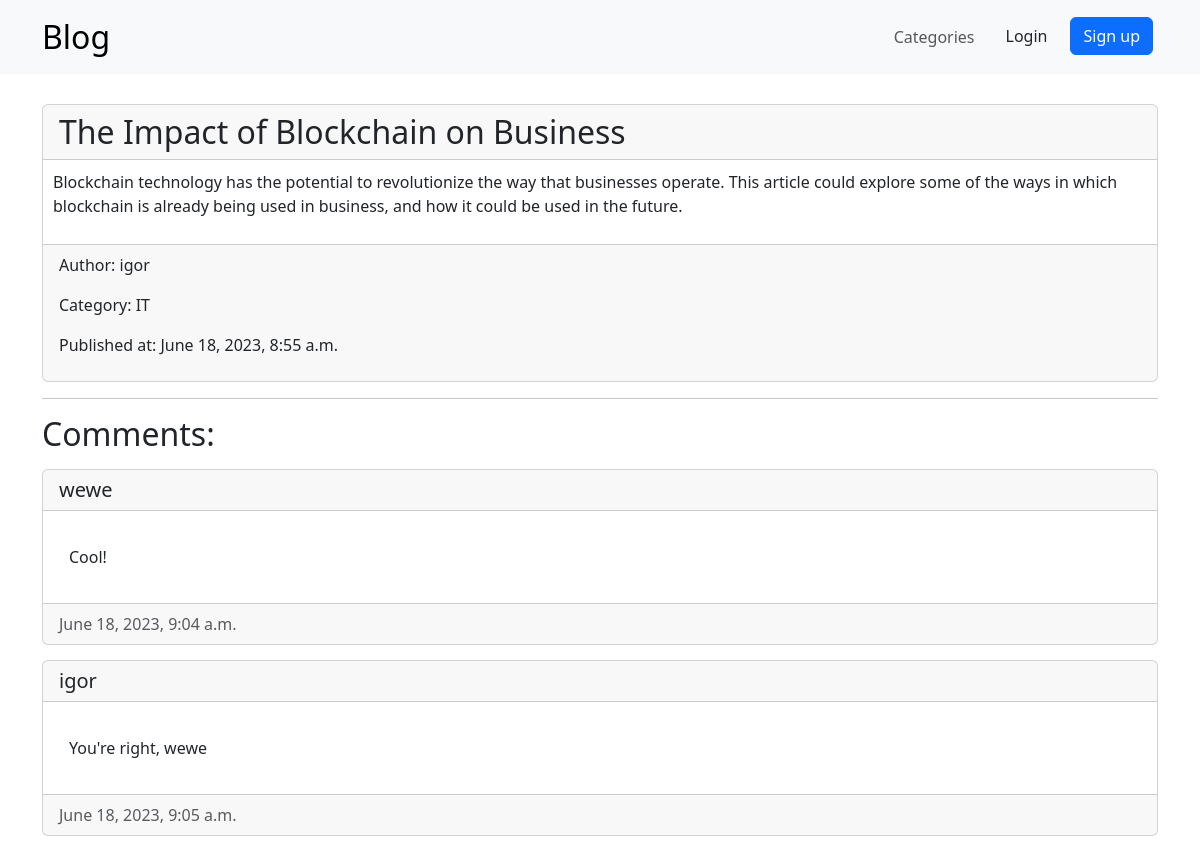
Page /posts/the-impact-of-blockchain-on-business on the earlier database version.
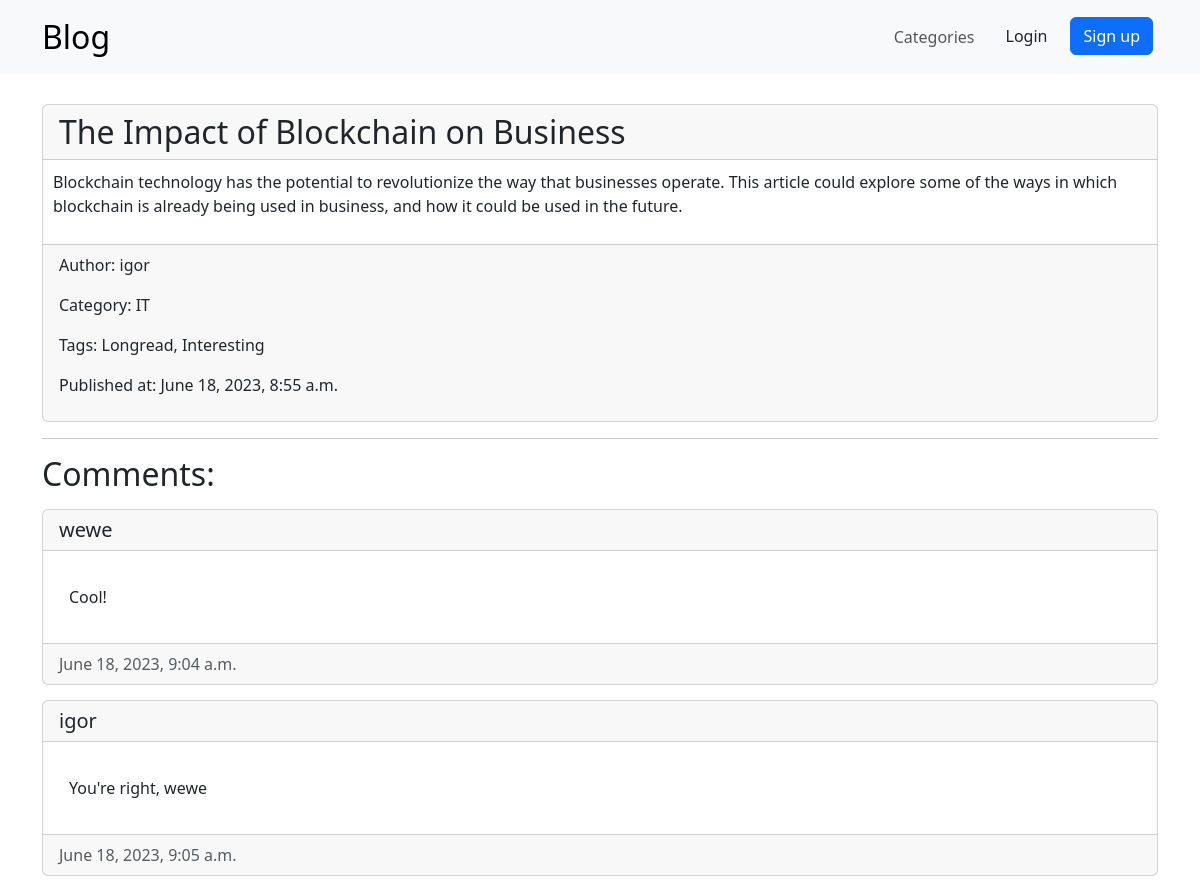
Same page on the later database version.
### Blog/models.py (models this page shows, shortened)
class Post(models.Model):
    title = models.CharField(max_length=120)
    slug = models.SlugField(max_length=255, unique=True, db_index=True, verbose_name="Slug")
    content = models.TextField()
    created_at = models.DateTimeField(auto_now_add=True)
    updated_at = models.DateTimeField(auto_now=True)
    author = models.ForeignKey(User, on_delete=models.CASCADE, related_name="blog_posts")
    category = models.ForeignKey(Category, on_delete=models.CASCADE, related_name="posts")
    tags = models.ManyToManyField(Tag, related_name='posts')
    def get_tags(self):
        return ', '.join([tag.tag_name for tag in self.tags.all()])
    get_tags.short_description = "Admin Names"
    class Meta:
        ordering = ['-created_at']

class Category(models.Model):
    category_name = models.CharField(max_length=120)
    def __str__(self):
        return self.category_name

class Comment(models.Model):
    text = models.TextField()
    author = models.ForeignKey(User, on_delete=models.CASCADE, related_name="comments")
    created_at = models.DateTimeField(auto_now_add=True)
    post = models.ForeignKey(Post, on_delete=models.CASCADE, related_name="comments")
    class Meta:
        ordering = ['created_at']

class Tag(models.Model):
    tag_name = models.CharField(max_length=120)

### Blog/views.py (the view, shortened to what this page needs)
# urls.py: path('posts/<slug:slug>', PostDetailView.as_view()),
class PostDetailView(generic.DetailView, FormMixin):
    model = Post
    template_name = 'Blog/post_detail.html'
    form_class = CommentForm

### templates/Blog/post_detail.html (shortened to what this page needs)
{% extends 'base.html' %}
{% block content %}
    <article class="post card">
        <h2 class="card-header">{{ post.title }}</h2>
        <p class="card-text">{{ post.content|linebreaksbr }}</p>
        <div class="card-footer">
            <p>Author: {{ post.author }}</p>
            <p>Category: {{ post.category }}</p>
            {% if post.tags.all %}
                <p>Tags: {{ post.get_tags }}</p>
            {% endif %}
            <p>Published at:
                <time class="date">
                    {{ post.created_at }}
                </time>
            </p>
        </div>
    </article>
    {% if post.comments.last %}
        <hr>
        <div>
            <h2>Comments:</h2>
            {% for comment in post.comments.all %}
                <div class="card comment">
                    <h5 class="card-header mb-2">{{ comment.author }}</h5>
                    <div class="card-body">
                        <p class="card-text mb-2">{{ comment.text }}</p>
                    </div>
                    <div class="card-footer text-body-secondary" style="display: flex;">
                        <time class="me-auto mt-2 mt-lg-0">{{ comment.created_at }}</time>
                    </div>
                </div>
            {% endfor %}
        </div>
    {% endif %}
{% endblock %}

### templates/base.html (shortened to what this page needs)
{% load static %}
<!DOCTYPE html>
<html lang="en">
<head>
    <link href="https://cdn.jsdelivr.net/npm/bootstrap@5.3.0/dist/css/bootstrap.min.css" rel="stylesheet"
>
    <link rel="stylesheet" href="{% static "css/style.css" %}"/>
</head>
<body>
<nav class="navbar navbar-expand-lg bg-body-tertiary sticky-top">
    <div class="container">
        <div class="collapse navbar-collapse" id="navbarNavDropdown">
            <a class="navbar-brand me-auto mt-2 mt-lg-0" href="{% url 'posts' %}">Blog</a>
            <ul class="navbar-nav">
                <li class="nav-item">
                    <a class="nav-link me-auto mt-2 mt-lg-0" href="{% url 'categories' %}">Categories</a>
                </li>
                {% if request.user.is_authenticated %}
                    <li class="nav-item">
                        <a href="{% url 'profile' %}" class="btn btn-outline-primary">Profile({{ request.user | title }})</a>
                    </li>
                    <li class="nav-item">
                        <a href="{% url 'logout' %}" class="btn btn-danger">Logout</a>
                    </li>
                {% else %}
                    <li class="nav-item">
                        <a href="{% url 'login' %}" class="btn btn-outline">Login</a>
                    </li>
                    <li class="nav-item">
                        <a href="{% url 'register' %}" class="btn btn-primary">Sign up</a>
                    </li>
                {% endif %}
            </ul>
        </div>
    </div>
</nav>
<main class="container">
    <div class="row">
        <div class="col">
            {% block content %}
            {% endblock %}
        </div>
    </div>
</main>
</body>
</html>

### static/css/style.css (style rules this page uses)
.navbar { margin-bottom: 15px; }
.nav-item { padding: 5px; }
.post { margin-top: 15px; }
.comment { margin-top: 15px; margin-bottom: 15px; }
.card-text { padding: 10px; }
.navbar-brand { font-size: 32px; }

Differences in the rows shown:
changed Post "The Impact of Blockchain on Business": get_tags (not shown) → "Longread, Interesting"
Other differences:
text now shown: "Tags:"
